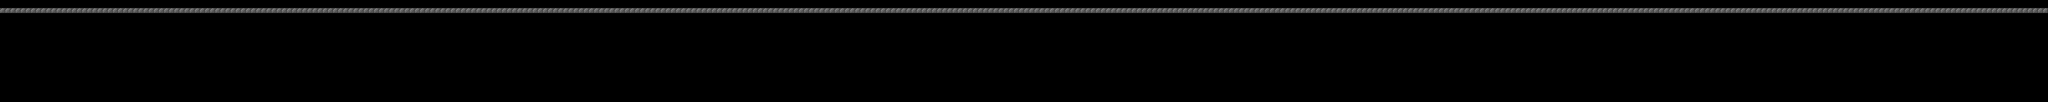

Tiled map render using the project's own tile images. Description and the map definition, with tile-layer contents summarised, below:
An orthogonal 400x20 tile map with 32x32 px tiles, 1 tile layer (main).

<map version="1.0" infinite="false" tiledversion="1.0.3" orientation="orthogonal" renderorder="right-down" width="400" height="20" tilewidth="32" tileheight="32" nextobjectid="1">
 <tileset firstgid="1" name="pyjam20" tilewidth="32" tileheight="32" tilecount="8" columns="0">
  <grid orientation="orthogonal" width="1" height="1" />
  <tile id="0">
   <image width="32" height="32" source="tiles/block.png" />
  </tile>
  <tile id="1">
   <image width="32" height="32" source="tiles/gem_b.png" />
  </tile>
  <tile id="2">
   <image width="32" height="32" source="tiles/gem_r.png" />
  </tile>
  <tile id="3">
   <image width="32" height="32" source="tiles/gem_w.png" />
  </tile>
  <tile id="4">
   <image width="32" height="32" source="tiles/gem_y.png" />
  </tile>
  <tile id="5">
   <image width="32" height="29" source="tiles/player_walk_forward.png" />
  </tile>
  <tile id="6">
   <image width="32" height="22" source="tiles/spikes_u.png" />
  </tile>
  <tile id="7">
   <image width="32" height="22" source="tiles/spikes.png" />
  </tile>
 </tileset>
 <layer name="main" width="400" height="20" offsetx="-1" offsety="50">
  <properties>
   <property name="infinite" value="false" />
  </properties>
  <data>[8000 cells, 800 non-empty, 1 distinct tile ids]</data>
 </layer>
</map>
